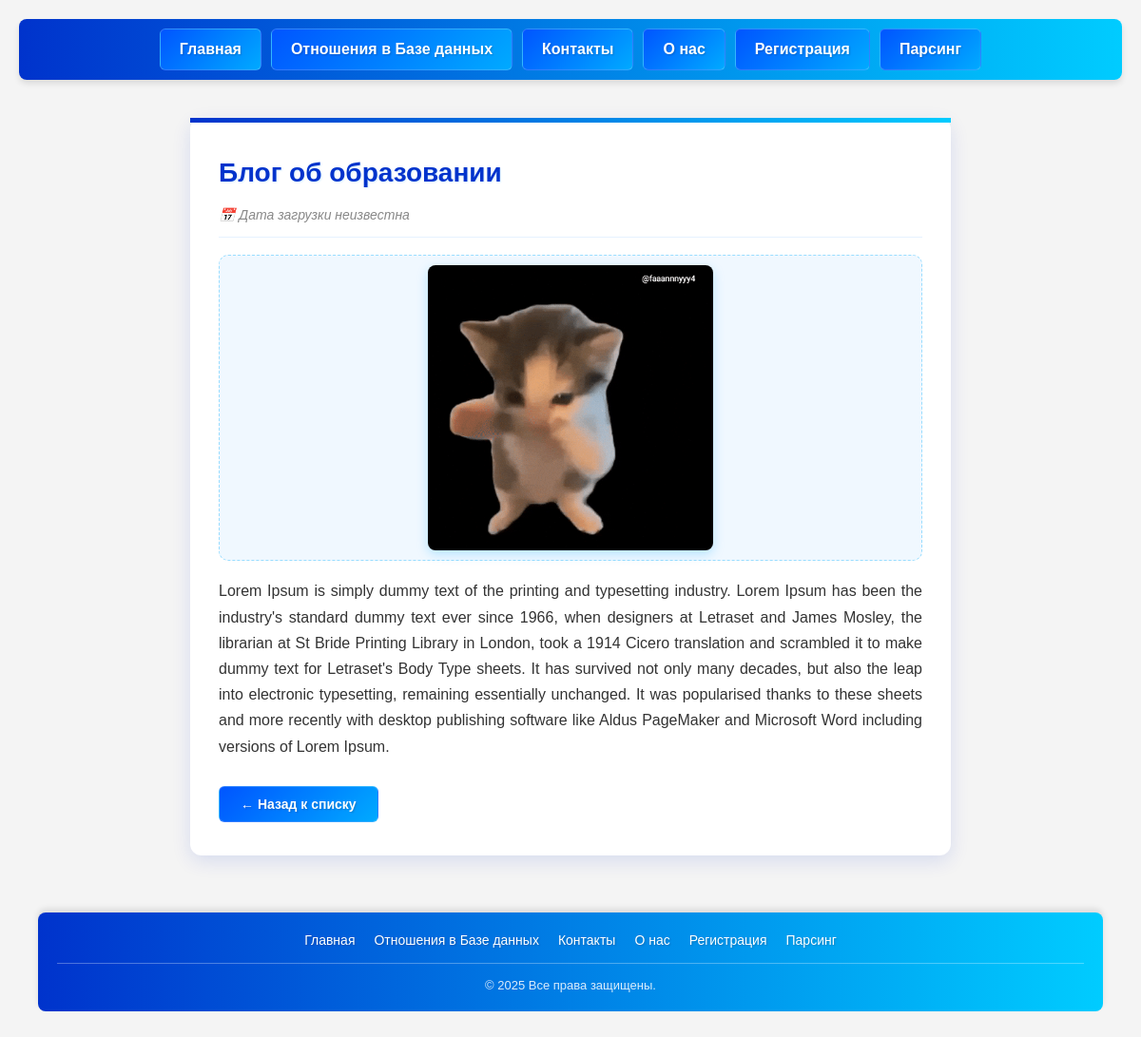
/blog_list/2/, run on the app's committed database.
### blog/models.py (models this page shows, shortened)
class Blog(models.Model):
    title = models.CharField(max_length=100, verbose_name='укажите название блога')
    description = models.TextField(verbose_name='укажите описание блога')
    image = models.ImageField(upload_to='blog/', null=True, verbose_name='загрузите фото')
    created_at = models.DateField(auto_now_add=True, null=True)
    class Meta:
        verbose_name = 'блог'
        verbose_name_plural = 'блоги'

### blog/views.py (the view)
# urls.py: path('blog_list/<int:id>/', views.blog_detail_view),
def blog_detail_view(request, id):
    if request.method == 'GET':
        blog_id = get_object_or_404(models.Blog, id=id)
    return render(request, 'blog_detail.html', {'blog_id': blog_id})

### templates/blog_detail.html
{% load static %}
{% include 'layouts/header.html' %}
<link rel="stylesheet" href="{% static 'css/detail.css' %}">
<main class="blog-detail">
    <article class="blog-card">
        <h1 class="blog-detail-title">{{ blog_id.title }}</h1>
        {% if blog_id.created_at %}
            <p class="blog-detail-date">📅 {{ blog_id.created_at }}</p>
        {% else %}
            <p class="blog-detail-date">📅 Дата загрузки неизвестна</p>
        {% endif %}
        <div class="blog-detail-image">
            <img src="{{ blog_id.image.url }}" alt="{{ blog_id.title }}" width="300" height="200">
        </div>
        <p class="blog-detail-text">{{ blog_id.description }}</p>
        <a href="/" class="blog-back-btn">← Назад к списку</a>
    </article>
</main>
{% include 'layouts/footer.html' %}

### static/css/header_and_footer.css (style rules this page uses)
* { margin: 0; padding: 0; box-sizing: border-box; font-family: Arial, sans-serif; }
body { background-color: #f4f4f4; padding: 20px; }

### static/css/detail.css (style rules this page uses)
.blog-detail { flex: 1; padding: 40px 20px; display: flex; justify-content: center; align-items: flex-start; }
.blog-card { background: #ffffff; max-width: 800px; width: 100%; border-radius: 12px; padding: 35px 30px; box-shadow: 0 6px 20px rgba(0, 51, 204, 0.12); border-top: 5px solid transparent; border-image: linear-gradient(90deg, #0033cc 0%, #00ccff 100%) 1; display: flex; flex-direction: column; gap: 18px; }
.blog-detail-title { font-size: 28px; color: #0033cc; line-height: 1.3; margin: 0; text-shadow: 1px 1px 2px rgba(0, 170, 255, 0.15); }
.blog-detail-date { font-size: 14px; color: #888; font-style: italic; margin: 0; padding-bottom: 15px; border-bottom: 1px solid #e6f2ff; }
.blog-detail-image { display: flex; justify-content: center; align-items: center; padding: 10px; background: #f0f8ff; border-radius: 10px; border: 1px dashed #99ddff; }
.blog-detail-image img { max-width: 100%; height: auto; border-radius: 8px; box-shadow: 0 4px 12px rgba(0, 170, 255, 0.25); object-fit: cover; transition: transform 0.3s ease; }
.blog-detail-text { font-size: 16px; line-height: 1.7; color: #333; margin: 0; text-align: justify; white-space: pre-line; }
.blog-back-btn { display: inline-block; align-self: flex-start; margin-top: 10px; padding: 10px 22px; font-size: 14px; font-weight: 600; color: #ffffff; text-decoration: none; border-radius: 6px; background: linear-gradient(135deg, #0055ff 0%, #00aaff 100%); border: 1px solid rgba(255, 255, 255, 0.2); text-shadow: 1px 1px 2px rgba(0, 0, 0, 0.2); transition: all 0.3s ease; }

### data on the page
Blog: title "Блог об образовании", image (picture), description "Lorem Ipsum is simply dummy text of the printing and typesetting industry. Lorem Ipsum has been the industry's standard dummy text ever since 1966, when designers at Letraset and James Mosley, the librarian at St Bride Printing Library in London, took a 1914 Cicero translation and scrambled it to make dummy text for Letraset's Body Type sheets. It has survived not only many decades, but also the leap into electronic typesetting, remaining essentially unchanged. It was popularised thanks to these sheets and more recently with desktop publishing software like Aldus PageMaker and Microsoft Word including versions of Lorem Ipsum."
